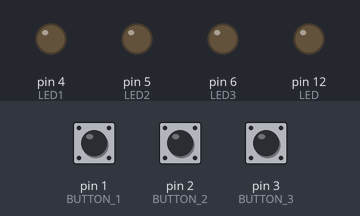
This program was run on a simulated Teensy 3. Parts: output pins drawn as LEDs (lit = HIGH). The inputs (shaded band) are chosen by the test bench; at power-on: pin 1 (BUTTON_1) HIGH, pin 2 (BUTTON_2) HIGH, pin 3 (BUTTON_3) HIGH. MIDI output is not drawn.

Above: at 0.3 s.
At 0.9 s:
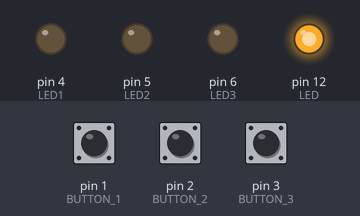
Timing chart, 0 to 2.4 s (numbered marks = the images above):
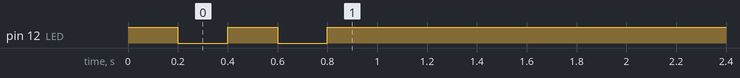

The program:

main.cpp
```cpp
//#define DEBUG_HARD_SERIAL

#include <MIDI.h>
// #include <name.c>
#include <Bounce.h>

MIDI_CREATE_DEFAULT_INSTANCE();

#define LED 12   	                                                              // LED pin on Arduino board
const int channelTX = 1;                                                        //midi tx channel

#define BUTTON_1 1
#define BUTTON_2 2
#define BUTTON_3 3

#define LED1 4
#define LED2 5
#define LED3 6

Bounce button1 = Bounce(1, 5);                                                  // 5 = 5 ms debounce time
Bounce button2 = Bounce(2, 5);                                                  // which is appropriate for good
Bounce button3 = Bounce(3, 5);                                                  // quality mechanical pushbuttons

bool status1 = false;
bool status2 = false;
bool status3 = false;

#ifdef DEBUG_HARD_SERIAL
  #define HWSERIAL Serial2                                                      // pin 9 -RX, 10-TX
  #define SERIAL_SPEED 9600
#endif

void OnNoteOn(byte channel, byte note, byte velocity)                           //62, 110, channel
{
#ifdef DEBUG_HARD_SERIAL
  HWSERIAL.print("midi note on received: ");
  HWSERIAL.print(note); HWSERIAL.print(", "); HWSERIAL.println(velocity);
#endif

  if (note == 51) {status1 = true; digitalWrite(LED1, HIGH);}
  if (note == 52) {status2 = true; digitalWrite(LED2, HIGH);}
  if (note == 53) {status3 = true; digitalWrite(LED3, HIGH);}

#ifdef DEBUG_HARD_SERIAL
  HWSERIAL.print("Status: 1->"); HWSERIAL.print(status1); HWSERIAL.print(", 2->");
  HWSERIAL.print(status2); HWSERIAL.print(", 3->"); HWSERIAL.println(status3);
#endif
}

void OnNoteOff(byte channel, byte note, byte velocity)
{
#ifdef DEBUG_HARD_SERIAL
  HWSERIAL.print("midi note off received: ");
  HWSERIAL.print(note); HWSERIAL.print(", "); HWSERIAL.println(velocity);
#endif

if (note == 51) {status1 = false; digitalWrite(LED1, LOW);}
if (note == 52) {status2 = false; digitalWrite(LED2, LOW);}
if (note == 53) {status3 = false; digitalWrite(LED3, LOW);}

#ifdef DEBUG_HARD_SERIAL
  HWSERIAL.print("Status: 1->"); HWSERIAL.print(status1); HWSERIAL.print(", 2->");
  HWSERIAL.print(status2); HWSERIAL.print(", 3->"); HWSERIAL.println(status3);
#endif
}

void setup() {
  #ifdef DEBUG_HARD_SERIAL
    HWSERIAL.begin(SERIAL_SPEED);
    HWSERIAL.println("hardware serial initialized");
  #endif

  pinMode(LED, OUTPUT);
  pinMode(LED1, OUTPUT);
  pinMode(LED2, OUTPUT);
  pinMode(LED3, OUTPUT);

  pinMode(BUTTON_1, INPUT_PULLUP);
  pinMode(BUTTON_2, INPUT_PULLUP);
  pinMode(BUTTON_3, INPUT_PULLUP);

  usbMIDI.begin();                                                             	// Launch MIDI with default options
  usbMIDI.setHandleNoteOff(OnNoteOff);
  usbMIDI.setHandleNoteOn(OnNoteOn) ;

  digitalWrite(LED, HIGH);                                                      // quick test indicator
  delay(200);
  digitalWrite(LED, LOW);
  delay(200);
  digitalWrite(LED, HIGH);
  delay(200);
  digitalWrite(LED, LOW);
  delay(200);
  digitalWrite(LED, HIGH);

}

void loop() {
  button1.update();
  button2.update();
  button3.update();

  // Note On messages when each button is pressed
  if (button1.fallingEdge()) {
    #ifdef DEBUG_HARD_SERIAL
      HWSERIAL.println("button 1 pressed");
    #endif

    status1 = !status1;
    if (status1) usbMIDI.sendNoteOn(61, 99, channelTX);
    if (!status1) usbMIDI.sendNoteOff(61, 0, channelTX);

    #ifdef DEBUG_HARD_SERIAL
      HWSERIAL.print("status1: "); HWSERIAL.println(status1);
    #endif
  }

  if (button2.fallingEdge()) {
    #ifdef DEBUG_HARD_SERIAL
      HWSERIAL.println("button 2 pressed");
    #endif

    status2 = !status2;
    if (status2) usbMIDI.sendNoteOn(62, 99, channelTX);
    if (!status2) usbMIDI.sendNoteOff(62, 0, channelTX);

    #ifdef DEBUG_HARD_SERIAL
      HWSERIAL.print("status2: "); HWSERIAL.println(status2);
    #endif
  }

  if (button3.fallingEdge()) {
    #ifdef DEBUG_HARD_SERIAL
      HWSERIAL.println("button 3 pressed");
    #endif

    status3 = !status3;
    if (status3) usbMIDI.sendNoteOn(63, 99, channelTX);
    if (!status3) usbMIDI.sendNoteOff(63, 0, channelTX);

    #ifdef DEBUG_HARD_SERIAL
      HWSERIAL.print("status3: "); HWSERIAL.println(status3);
    #endif
  }


usbMIDI.read();

}
```
